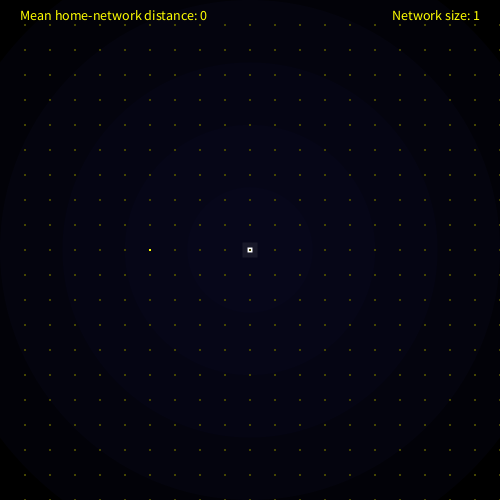
Frame 1 (no input)
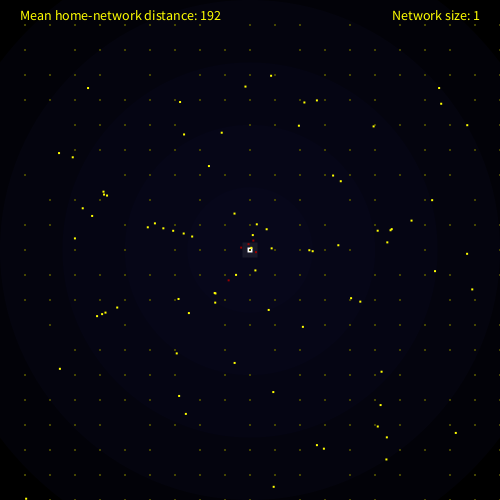
Frame 60 (the mouse pressed at the canvas centre just before this capture)
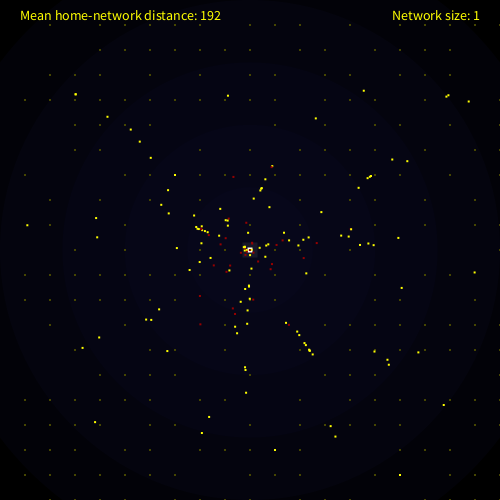
Frame 120 (the mouse held since frame 60 and released just before this capture)

The Processing sketch that drew these frames (run headless with seeded random() and noise(); from frame 60 on, the mouse is pressed at the canvas centre):

// Processing sketch: sketch_apr5a_retailgravity2
// ── sketch_apr5a_retailgravity2.pde
int intro = 300; // stagger agent activation
int gridy, unit;
Agent[] agents;
Centre centre;
ArrayList<PVector> network, neighbours;
PVector pv = new PVector();
boolean recalc;
float avedist;

// Model variables and suggested parameters
int gridx = 20;  // horizontal grid squares (e.g. 10-40)
float rad = 2;   // agent interactn dist (in grid units e.g. 1:jiiukm4rjhj343)
float grav = 2;  // agent attraction (e.g. -2:4)
int pix = 5;     // network pixel size
int f = 3;       // build network every n'th frame
float prad = 3; // network pixel-agent proximity radius (0.1 - 10)


void setup()
{
  background(0);
  frameRate(25);
  size(500, 500);
  noStroke();
  textSize(14);
  rectMode(CENTER);
  recalc = false;
  gridy = round(gridx * height/width);
  unit = round(width/gridx);
  //  println("unit length "+unit);
  int t = gridx*gridy;
  agents = new Agent[t];
  centre = new Centre(width/2, height/2); // new retail centre
  network = new ArrayList();
  neighbours = new ArrayList();

  // Define grid of agents
  int k = 0;
  for (int i=1; i<=gridx; i++)
  {
    for (int j=1; j<=gridy; j++)
    {
      agents[k] = new Agent(i, j, k);
      k++;
    }
  }

  // Convert retail centre point to network data
  neighbours.add(new PVector(centre.p.x, centre.p.y));
  network(new PVector(centre.p.x, centre.p.y));
}


void draw()
{
  background(0);

  fill(10,10,40,50);
  for(int i=1; i<6; i++) ellipse(width/2, height/2, width*i/4, width*i/4);
//  stroke(5, 5, 40);
//  for (int i=0; i<gridx; i++) line(unit*i, 0, unit*i, height);
//  for (int j=0; j<gridy; j++) line(0, unit*j, width, unit*j);
//  noStroke();

// Draw network
  fill(255);
  for (int i=0; i<network.size(); i++)
  {
    rect(network.get(i).x, network.get(i).y, pix, pix);
  }
  
  fill(150,150,150,30);
  for (int i=0; i<neighbours.size(); i++)
  {
    rect(neighbours.get(i).x, neighbours.get(i).y, pix, pix);
  }
  
  if (frameCount%25 == 0)
  {
    avedist = 0;
    for (int i=0; i<agents.length; i++) avedist += agents[i].goaldist;
    avedist /= agents.length;
  }

  // Network update frame
  if (frameCount > intro/2 && frameCount%f == 0)
  {
    // Calculate network cell with most nearby agents
    int k = 0; // log the most used network pixel
    int m = 0; // log maximum neighbours tally

    for (int i=0; i<neighbours.size(); i++)
    {
      int n = 0; // near agent tally
      for (int j=0; j<agents.length; j++)
      {
        if (agents[j].dir) // outbound agents only
        {
          pv.sub(pv); // reset
          pv.add(neighbours.get(i));
          pv.sub(agents[j].p);
          if (pv.mag() <= prad) n++;
        }
      }
      if (n > m)
      {
        m = n;
        k = i;
      }
    }
    network(new PVector(neighbours.get(k).x, neighbours.get(k).y));
    recalc = true;
  }
  else recalc = false;

  // Calculate agent interactions and goals
  for (int i=0; i<agents.length; i++)
  {
    if (agents[i].started)
    {
      agents[i].attract();
      agents[i].gravity();
    }
    else if (agents[i].start == frameCount) agents[i].started = true;
  }

  // Move and draw agents
  for (int i=0; i<agents.length; i++)
  {
    if (agents[i].started)
    {
      agents[i].move();
      fill(agents[i].col);
    }
    else fill(70, 70, 0); // dim inactive agents
    rect(agents[i].p.x, agents[i].p.y, 2, 2);
  }

  

  fill(255,255,0);
  textAlign(LEFT);
  text("Mean home-network distance: " + round(avedist), 20, 20);
  textAlign(RIGHT);
  text("Network size: " + network.size(), width-20, 20);
  noStroke();
}

class Centre
{
  PVector p;

  Centre(int x, int y)
  {
    p = new PVector(x, y);
  }
}

void network(PVector c)
{
  // Add to network
  network.add(c);
  neighbours.remove(c);
  if (network.size()==300)
  {
    println("Final mean home-goal distance: " + round(avedist));
    frameCount = 0;
    network = new ArrayList();
    neighbours = new ArrayList();
    setup();
  }
  else
  {
    // Update neightbours
    for (int i=-1; i<2; i++)
    {
      for (int j=-1; j<2; j++)
      {
        pv.sub(pv);
        pv = new PVector(i*pix, j*pix);
        pv.add(c);
        if (!neighbours.contains(pv) && !network.contains(pv))
        {
          neighbours.add(new PVector(pv.x, pv.y));
        }
      }
    }
  }
}

class Agent
{
  PVector p, v, a, d, h, g;
  float dis, s, goaldist;
  int id, start, nearest;
  boolean dir = true; // true out-bound, false home-bound
  boolean started = false;
  color col  = color(255, 255, 0);

  Agent(int i, int j, int k)
  {
    g = new PVector(centre.p.x, centre.p.y); // network goal
    p = new PVector(i*unit, j*unit); // position
    h = new PVector(p.x, p.y); // home
    v = new PVector();         // speed
    a = new PVector();         // acceleration
    d = new PVector();         // distance calculator
    s = random(0.8, 1.2);      // speed variance
    start = round(random(1, intro));
    id = k;
    pv.sub(pv);
    pv.add(h);
    pv.sub(g);
    goaldist = pv.mag();
  }

  void attract() // AGENT ATTRACTION MODULE
  {
    a.sub(a);
    for (int i=0; i<agents.length; i++)
    {
      if (i != id && agents[i].started)
      {
        d = PVector.sub(agents[i].p, p);
        if (d.mag() < rad*unit)
        {
          d.normalize();
          d.mult(1/(d.mag()));
          a.add(d);
        }
      }
    }
    a.normalize();
    a.mult(grav);
    v.add(a);
  }

  void gravity()  // RETAIL GRAVITY MODULE
  {
    if (dir) // OUTBOUND
    {

      if (recalc)
      {
        dis = width;
        for (int i=0; i<network.size(); i++)
        {
          pv.sub(pv); // reset
          pv.add(p);
          pv.sub(network.get(i));
          if (pv.mag() < dis)
          {
            dis = pv.mag();
            nearest = i;
          }
        }
        g = new PVector(network.get(nearest).x, network.get(nearest).y);
        // Calculate home-network distance
        pv.sub(pv);
        pv.add(h);
        pv.sub(g);
        goaldist = pv.mag();
      }

      d.sub(d);
      d.add(g);
      d.sub(p);
      if (d.mag() < pix/2) // network reached
      {
        dir = false; // head home
        col = color(150, 0, 0);
      }
      else
      {
        d.normalize();
        d.mult(3);
        v.add(d);
      }
    }

    else // HOMEBOUND
    {
      d.sub(d);
      d.add(h);
      d.sub(p);
      if (d.mag() < 2) // home reached
      {
        dir = true; // go shopping
        col = color(255, 255, 0);
      }
      else
      {
        d.normalize();
        d.mult(3);
        v.add(d);
      }
    }
  }

  void move()
  {
    v.normalize();
    v.mult(s*2);
    p.add(v);
  }
}
